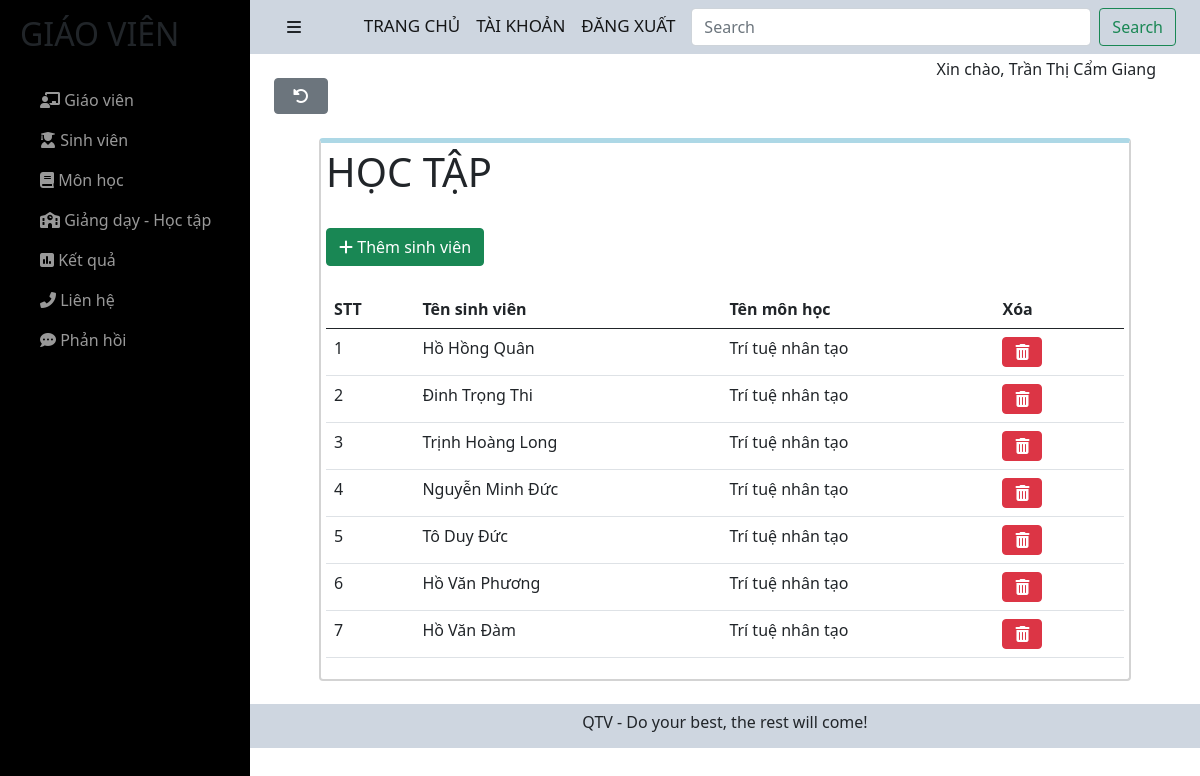
The app's page /admin/teacher/learn-teacher.php (signed in) with its own data.
### tables this page shows
CREATE TABLE `relationship` (
  `user_id` int(11) NOT NULL,
  `idMH` int(11) NOT NULL,
  `note` tinyint(4) DEFAULT NULL
);

CREATE TABLE `users` (
  `user_id` int(11) NOT NULL,
  `user_name` varchar(255) NOT NULL,
  `user_avatar` varchar(255) DEFAULT NULL,
  `user_gioitinh` tinyint(4) NOT NULL,
  `user_birthday` date NOT NULL,
  `user_phone` varchar(255) NOT NULL,
  `user_email` varchar(255) NOT NULL,
  `user_pass` varchar(255) NOT NULL,
  `user_level` int(11) NOT NULL,
  `status` tinyint(4) NOT NULL,
  `code` varchar(255) NOT NULL,
  `code_forgot` varchar(255) NOT NULL
);

CREATE TABLE `monhoc` (
  `idMH` int(11) NOT NULL,
  `nameMH` varchar(255) NOT NULL,
  `TC` int(11) NOT NULL
);

### admin/teacher/learn-teacher.php (the view, shortened to what this page needs)
<?php include('./header.php') ?>
<br>
<a href="./learn-teach-teacher.php"><button style="padding:1% 2%;" type="button" class="btn btn-secondary text-white me-2"><i class="fas fa-undo-alt"></i></button></a>
<br>
<br>
<div class="all-teacher">
<h1>HỌC TẬP</h1>
<?php
    $user_id = $_SESSION['user_id'];
    $sql0 = "SELECT * from relationship where user_id = '$user_id'";
    $res0 = mysqli_query($conn,$sql0);
    $row0 = mysqli_fetch_assoc($res0);
    $idMH0 = $row0['idMH'];
?>
<br>
<a href="./add-learn-teacher.php"><button type="button" class="btn btn-success text-white me-2"><i class="fas fa-plus"></i> Thêm sinh viên</button></a>
<br><br>
<table class="table">
    <thead>
        <tr>
            <th scope="col">STT</th>
            <th scope="col">Tên sinh viên</th>
            <th scope="col">Tên môn học</th>
            <th scope="col">Xóa</th>
        </tr>
    </thead>
    <tbody>
        <?php
        $sql = "SELECT * from relationship where note = 0 and idMH = '$idMH0'";
        $res = mysqli_query($conn, $sql);
        $sn = 1;
        if ($res == true) {
            while ($row = mysqli_fetch_assoc($res)) {
                $user_id = $row['user_id'];
                $idMH = $row['idMH'];
                $sql3 = "SELECT * FROM users WHERE user_id = '$user_id'";
                $res3 = mysqli_query($conn, $sql3);
                $row3 = mysqli_fetch_assoc($res3);
                $sql2 = "SELECT * FROM monhoc WHERE idMH = '$idMH'";
                $res2 = mysqli_query($conn, $sql2);
                $row2 = mysqli_fetch_assoc($res2);
        ?>
                <tr>
                    <td><?php echo $sn++ ?></td>
                    <td><?php echo $row3['user_name']; ?></td>
                    <td><?php echo $row2['nameMH']; ?></td>
                    <td>
                        <a href="./del-learn-teacher.php?user_id=<?php echo $user_id ?>&&idMH=<?php echo $idMH ?>"><button type="button" class="btn btn-danger text-white me-2"><i class="fas fa-trash-alt"></i></button></a>
                    </td>
                </tr>
        <?php
            }
        }
        ?>
    </tbody>
</table>
</div>
<?php include('./footer.php') ?>

### admin/teacher/sidebar.css (style rules this page uses)
h6 { margin-top: 0; }
a { text-decoration: none; }
.all-teacher { margin: auto; border: 2px solid lightgray; border-top: 5px solid lightblue; border-radius: 4px; padding: 5px; width: 90%; }

### records on screen
relationship: user.user_name "Hồ Hồng Quân", idMH.nameMH "Trí tuệ nhân tạo"
relationship: user.user_name "Đinh Trọng Thi", idMH.nameMH "Trí tuệ nhân tạo"
relationship: user.user_name "Trịnh Hoàng Long", idMH.nameMH "Trí tuệ nhân tạo"
relationship: user.user_name "Nguyễn Minh Đức", idMH.nameMH "Trí tuệ nhân tạo"
relationship: user.user_name "Tô Duy Đức", idMH.nameMH "Trí tuệ nhân tạo"
relationship: user.user_name "Hồ Văn Phương", idMH.nameMH "Trí tuệ nhân tạo"
relationship: user.user_name "Hồ Văn Đàm", idMH.nameMH "Trí tuệ nhân tạo"

### other values on screen
$_SESSION['display-username'] "Xin chào, Trần Thị Cẩm Giang"
